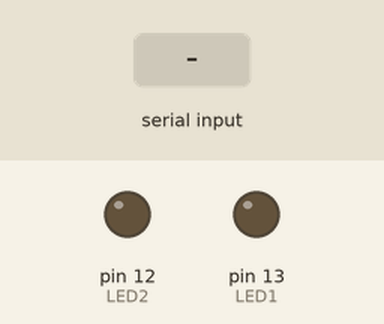
Simulated run of this sketch. Board: Arduino Uno, built with avr-gcc and run on an emulated ATmega328P. On the bench: output pins drawn as LEDs (lit = HIGH). Inputs (shaded band) come from the test bench.

Above: at 1.2 s.
1.3 s: "1" received over Serial
At 2.5 s:
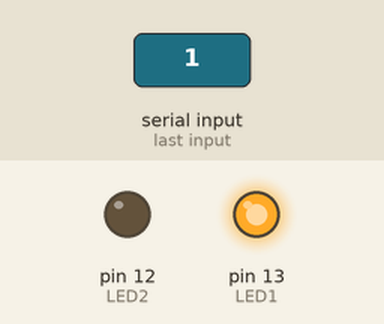
4.3 s: "0" received over Serial
At 5.8 s:
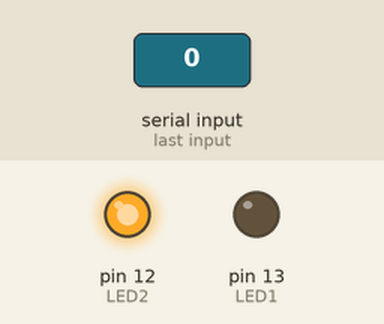
Timing chart, 0 to 7.5 s (numbered marks = the images above; inputs shaded):
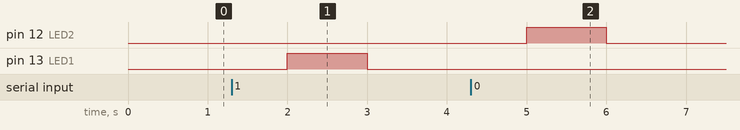

Measured:
- after the input at 1.3 s, pin 13 (LED1): LOW → HIGH after 0.70 s, → LOW 1.0 s later
- after the input at 4.3 s, pin 12 (LED2): LOW → HIGH after 0.70 s, → LOW 1.0 s later

The sketch:

EX5_RECEPTOR.ino
```cpp
// 'Declaration of global variables '
const int LED1 =13; // 'CORRECTO'
const int LED2 =12; // 'INCORRECTO'

int inByte = 0; // 'RECIBE ORDEN DE OTRO ARDUINO'

void setup(){
  Serial.begin(9600);
  pinMode(LED1,OUTPUT); // 'establecer que el pin digital es una señal de salida'
  pinMode(LED2,OUTPUT); // 'establecer que el pin digital es una señal de salida'
  digitalWrite(LED1,LOW);
  digitalWrite(LED2,LOW);
}

void loop(){
  Serial.flush();
  // 'RECIBE ORDEN DEL OTRO ARDUINO'
  if(Serial.available()>0){
    inByte=Serial.read();
    if(inByte=='1'){ // 'USUARIO ACEPTADO'
      digitalWrite(LED1,HIGH);
      delay(1000);
      digitalWrite(LED1,LOW);
    }
    else if(inByte=='0'){ // 'USUARIO DENEGADO'
      digitalWrite(LED2,HIGH);
      delay(1000);
      digitalWrite(LED2,LOW);
    }
  }
  delay(1000);
}
```
